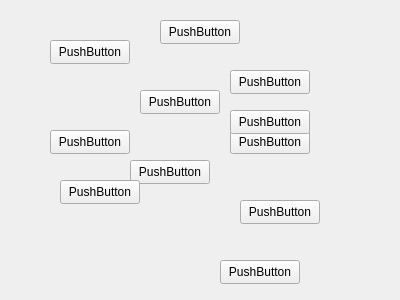
<?xml version="1.0" encoding="UTF-8"?>
<ui version="4.0">
 <class>TestWidget</class>
 <widget class="QWidget" name="TestWidget">
  <property name="geometry">
   <rect>
    <x>0</x>
    <y>0</y>
    <width>400</width>
    <height>300</height>
   </rect>
  </property>
  <property name="windowTitle">
   <string>Form</string>
  </property>
  <widget class="QPushButton" name="pushButton">
   <property name="geometry">
    <rect>
     <x>50</x>
     <y>130</y>
     <width>80</width>
     <height>24</height>
    </rect>
   </property>
   <property name="text">
    <string>PushButton</string>
   </property>
  </widget>
  <widget class="QPushButton" name="pushButton_2">
   <property name="geometry">
    <rect>
     <x>140</x>
     <y>90</y>
     <width>80</width>
     <height>24</height>
    </rect>
   </property>
   <property name="text">
    <string>PushButton</string>
   </property>
  </widget>
  <widget class="QPushButton" name="pushButton_3">
   <property name="geometry">
    <rect>
     <x>50</x>
     <y>40</y>
     <width>80</width>
     <height>24</height>
    </rect>
   </property>
   <property name="text">
    <string>PushButton</string>
   </property>
  </widget>
  <widget class="QPushButton" name="pushButton_4">
   <property name="geometry">
    <rect>
     <x>160</x>
     <y>20</y>
     <width>80</width>
     <height>24</height>
    </rect>
   </property>
   <property name="text">
    <string>PushButton</string>
   </property>
  </widget>
  <widget class="QPushButton" name="pushButton_5">
   <property name="geometry">
    <rect>
     <x>230</x>
     <y>130</y>
     <width>80</width>
     <height>24</height>
    </rect>
   </property>
   <property name="text">
    <string>PushButton</string>
   </property>
  </widget>
  <widget class="QPushButton" name="pushButton_6">
   <property name="geometry">
    <rect>
     <x>230</x>
     <y>70</y>
     <width>80</width>
     <height>24</height>
    </rect>
   </property>
   <property name="text">
    <string>PushButton</string>
   </property>
  </widget>
  <widget class="QPushButton" name="pushButton_7">
   <property name="geometry">
    <rect>
     <x>130</x>
     <y>160</y>
     <width>80</width>
     <height>24</height>
    </rect>
   </property>
   <property name="text">
    <string>PushButton</string>
   </property>
  </widget>
  <widget class="QPushButton" name="pushButton_8">
   <property name="geometry">
    <rect>
     <x>230</x>
     <y>110</y>
     <width>80</width>
     <height>24</height>
    </rect>
   </property>
   <property name="text">
    <string>PushButton</string>
   </property>
  </widget>
  <widget class="QPushButton" name="pushButton_9">
   <property name="geometry">
    <rect>
     <x>240</x>
     <y>200</y>
     <width>80</width>
     <height>24</height>
    </rect>
   </property>
   <property name="text">
    <string>PushButton</string>
   </property>
  </widget>
  <widget class="QPushButton" name="pushButton_10">
   <property name="geometry">
    <rect>
     <x>60</x>
     <y>180</y>
     <width>80</width>
     <height>24</height>
    </rect>
   </property>
   <property name="text">
    <string>PushButton</string>
   </property>
  </widget>
  <widget class="QPushButton" name="pushButton_11">
   <property name="geometry">
    <rect>
     <x>220</x>
     <y>260</y>
     <width>80</width>
     <height>24</height>
    </rect>
   </property>
   <property name="text">
    <string>PushButton</string>
   </property>
  </widget>
 </widget>
 <resources/>
 <connections/>
</ui>
